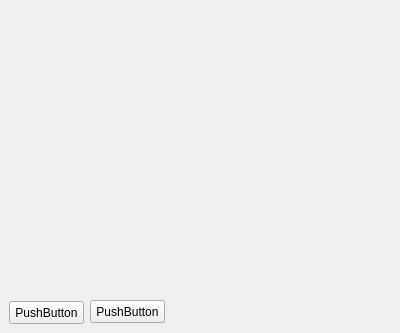
<?xml version="1.0" encoding="UTF-8"?>
<ui version="4.0">
 <class>Form</class>
 <widget class="QWidget" name="Form">
  <property name="geometry">
   <rect>
    <x>0</x>
    <y>0</y>
    <width>400</width>
    <height>333</height>
   </rect>
  </property>
  <property name="windowTitle">
   <string>Form</string>
  </property>
  <widget class="QLabel" name="label">
   <property name="geometry">
    <rect>
     <x>9</x>
     <y>9</y>
     <width>100</width>
     <height>100</height>
    </rect>
   </property>
   <property name="text">
    <string/>
   </property>
  </widget>
  <widget class="QLabel" name="label_2">
   <property name="geometry">
    <rect>
     <x>138</x>
     <y>9</y>
     <width>100</width>
     <height>100</height>
    </rect>
   </property>
   <property name="text">
    <string/>
   </property>
  </widget>
  <widget class="QLabel" name="label_3">
   <property name="geometry">
    <rect>
     <x>268</x>
     <y>9</y>
     <width>100</width>
     <height>100</height>
    </rect>
   </property>
   <property name="text">
    <string/>
   </property>
  </widget>
  <widget class="QLabel" name="label_4">
   <property name="geometry">
    <rect>
     <x>9</x>
     <y>155</y>
     <width>100</width>
     <height>100</height>
    </rect>
   </property>
   <property name="text">
    <string/>
   </property>
  </widget>
  <widget class="QLabel" name="label_5">
   <property name="geometry">
    <rect>
     <x>138</x>
     <y>155</y>
     <width>100</width>
     <height>100</height>
    </rect>
   </property>
   <property name="text">
    <string/>
   </property>
  </widget>
  <widget class="QLabel" name="label_6">
   <property name="geometry">
    <rect>
     <x>268</x>
     <y>155</y>
     <width>100</width>
     <height>100</height>
    </rect>
   </property>
   <property name="text">
    <string/>
   </property>
  </widget>
  <widget class="QPushButton" name="pushButton">
   <property name="geometry">
    <rect>
     <x>9</x>
     <y>301</y>
     <width>75</width>
     <height>23</height>
    </rect>
   </property>
   <property name="text">
    <string>PushButton</string>
   </property>
  </widget>
  <widget class="QPushButton" name="pushButton_2">
   <property name="geometry">
    <rect>
     <x>90</x>
     <y>300</y>
     <width>75</width>
     <height>23</height>
    </rect>
   </property>
   <property name="text">
    <string>PushButton</string>
   </property>
  </widget>
 </widget>
 <resources/>
 <connections/>
</ui>
